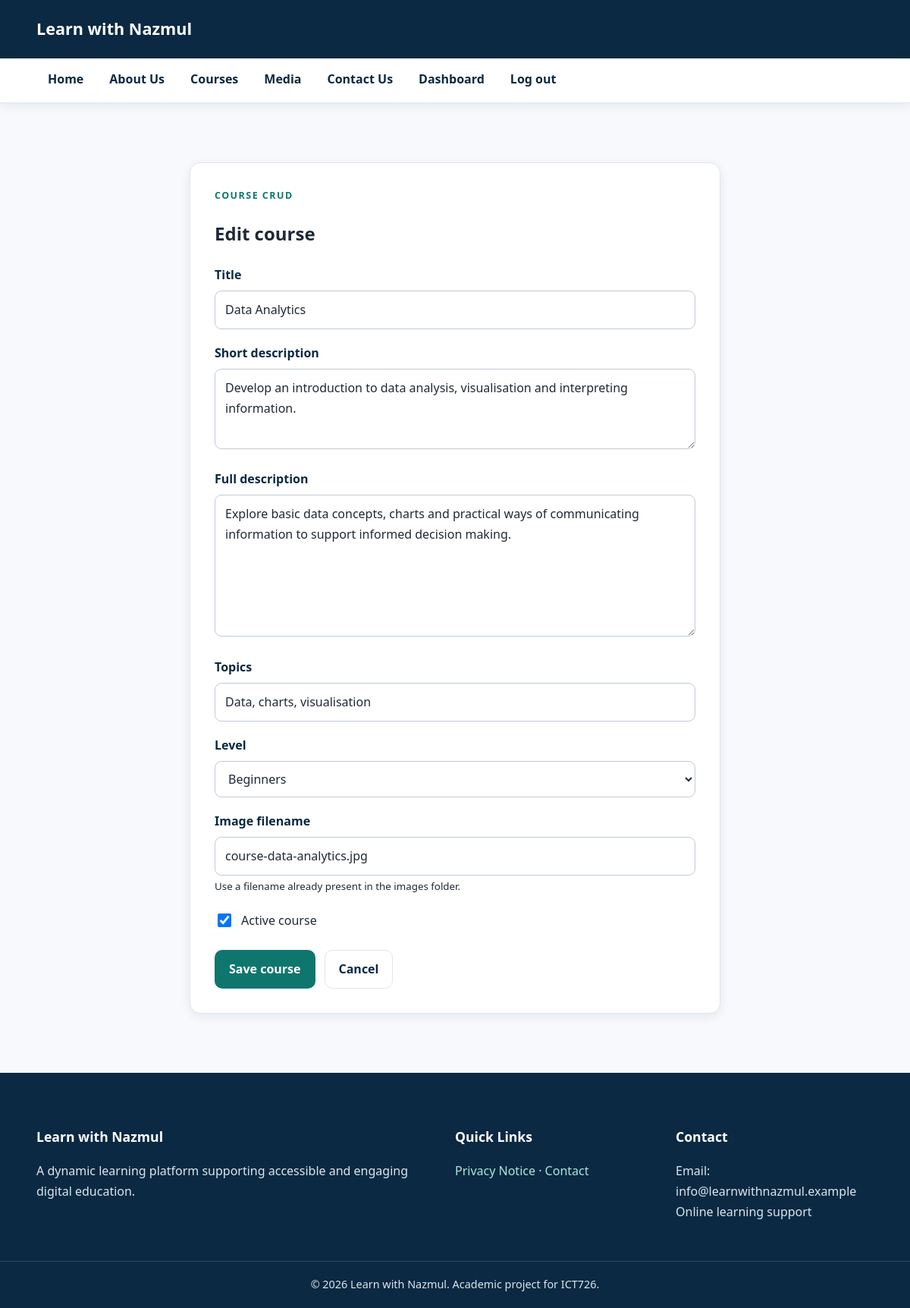
Screenshot of /admin/course_edit.php?id=2 (signed in) with the database file from the repository.
### tables this page shows
CREATE TABLE courses (
  id INT UNSIGNED AUTO_INCREMENT PRIMARY KEY,
  title VARCHAR(120) NOT NULL,
  short_description VARCHAR(500) NOT NULL,
  description TEXT NOT NULL,
  topics VARCHAR(255) NOT NULL,
  level VARCHAR(40) NOT NULL,
  image VARCHAR(255) NOT NULL,
  is_active TINYINT(1) NOT NULL DEFAULT 1,
  created_at TIMESTAMP NOT NULL DEFAULT CURRENT_TIMESTAMP
);

### config.php (called while the page is built, shortened)
<?php
function url(string $path = ''): string {
    return BASE_URL . '/' . ltrim($path, '/');
}
?>

### admin/course_edit.php (the view)
<?php require_once '../includes/bootstrap.php'; require_role('admin');$pdo=db();$id=(int)($_GET['id']??0);$course=['title'=>'','short_description'=>'','description'=>'','topics'=>'','level'=>'Beginners','image'=>'course-web-development.jpg','is_active'=>1];$errors=[];if($id){$s=$pdo->prepare('SELECT * FROM courses WHERE id=?');$s->execute([$id]);$course=$s->fetch()?:$course;}if($_SERVER['REQUEST_METHOD']==='POST'){if(!verify_csrf())$errors[]='Security check failed.';foreach(['title','short_description','description','topics','level','image'] as $k)$course[$k]=trim($_POST[$k]??'');$course['is_active']=isset($_POST['is_active'])?1:0;if(strlen($course['title'])<3)$errors[]='Title is required.';if(strlen($course['short_description'])<10)$errors[]='Short description is required.';if(strlen($course['description'])<20)$errors[]='Description is required.';if(strlen($course['topics'])<2)$errors[]='Topics are required.';if(strlen($course['image'])<3||!preg_match('/^[a-zA-Z0-9._-]+$/',$course['image']))$errors[]='Image filename is invalid.';if(!$errors){if($id){$s=$pdo->prepare('UPDATE courses SET title=?,short_description=?,description=?,topics=?,level=?,image=?,is_active=? WHERE id=?');$s->execute([$course['title'],$course['short_description'],$course['description'],$course['topics'],$course['level'],$course['image'],$course['is_active'],$id]);flash('success','Course updated.');}else{$s=$pdo->prepare('INSERT INTO courses(title,short_description,description,topics,level,image,is_active) VALUES(?,?,?,?,?,?,?)');$s->execute([$course['title'],$course['short_description'],$course['description'],$course['topics'],$course['level'],$course['image'],$course['is_active']]);flash('success','Course created.');}redirect('admin/index.php');}}page_head($id?'Edit Course':'Add Course');site_header(); ?>
<main><section class="narrow"><div class="form-card"><p class="section-label">COURSE CRUD</p><h1><?= $id?'Edit':'Add' ?> course</h1><?php if($errors): ?><div class="alert error" role="alert"><ul><?php foreach($errors as $x): ?><li><?= e($x) ?></li><?php endforeach; ?></ul></div><?php endif; ?><form method="post"><input type="hidden" name="csrf" value="<?= e(csrf_token()) ?>"><div class="form-group"><label for="title">Title</label><input id="title" name="title" required value="<?= e($course['title']) ?>"></div><div class="form-group"><label for="short_description">Short description</label><textarea id="short_description" name="short_description" required rows="3"><?= e($course['short_description']) ?></textarea></div><div class="form-group"><label for="description">Full description</label><textarea id="description" name="description" required rows="6"><?= e($course['description']) ?></textarea></div><div class="form-group"><label for="topics">Topics</label><input id="topics" name="topics" required value="<?= e($course['topics']) ?>"></div><div class="form-group"><label for="level">Level</label><select id="level" name="level"><option <?= $course['level']==='Beginners'?'selected':'' ?>>Beginners</option><option <?= $course['level']==='Intermediate'?'selected':'' ?>>Intermediate</option><option <?= $course['level']==='Students'?'selected':'' ?>>Students</option></select></div><div class="form-group"><label for="image">Image filename</label><input id="image" name="image" required value="<?= e($course['image']) ?>"><small>Use a filename already present in the images folder.</small></div><label class="checkbox"><input type="checkbox" name="is_active" <?= $course['is_active']?'checked':'' ?>> Active course</label><div class="hero-buttons"><button class="button primary-button" type="submit">Save course</button><a class="button secondary-button" href="<?= e(url('admin/index.php')) ?>">Cancel</a></div></form></div></section></main><?php site_footer(); ?>

### css/style.css (style rules this page uses)
* { box-sizing:border-box }
html { scroll-behavior:smooth;font-size:16px }
body { margin:0;font-family:"Segoe UI",Arial,sans-serif;color:#1f2937;background:#f7f9fc;line-height:1.7;-webkit-font-smoothing:antialiased }
a { color:#0f766e;text-decoration:none }
button,input,select,textarea { font:inherit }
button { cursor:pointer }
:root { --primary:#123b5d;--primary-dark:#0b2942;--primary-light:#eaf3f8;--accent:#0f766e;--accent-dark:#0b5d57;--accent-light:#e7f7f5;--gold:#f59e0b;--text:#1f2937;--text-light:#5b6675;--white:#fff;--background:#f7f9fc;--surface:#fff;--border:#dfe6ee;--success:#15803d;--danger:#dc2626;--shadow-sm:0 4px 14px rgba(15,39,64,.08);--shadow-md:0 10px 30px rgba(15,39,64,.12);--radius-sm:8px;--radius-md:14px;--radius-lg:22px;--container:1180px }
main>section { padding:78px 0 }
.eyebrow,.section-label { margin:0;color:var(--accent);font-size:.78rem;font-weight:800;letter-spacing:.12em;text-transform:uppercase }
.hero-buttons { display:flex;gap:12px;flex-wrap:wrap;margin-top:25px }
.button { display:inline-flex;align-items:center;justify-content:center;border:1px solid transparent;border-radius:10px;padding:11px 18px;font-weight:800;text-decoration:none }
.primary-button { background:var(--accent);color:#fff }
.secondary-button { background:#fff;color:var(--primary-dark);border-color:var(--border) }
.feature-card,.course-card,.card,.form-card { background:#fff;border:1px solid var(--border);border-radius:var(--radius-md);box-shadow:var(--shadow-sm) }
.narrow { width:min(92%,760px);margin:auto }
.form-card { padding:32px;max-width:700px;margin:auto }
.form-group { margin:0 0 18px }
.form-group label { display:block;font-weight:800;color:var(--primary-dark);margin-bottom:7px }
.form-group input,.form-group select,.form-group textarea,.search-form input { width:100%;padding:11px 13px;border:1px solid #bfcbd7;border-radius:9px;background:#fff;color:var(--text) }
.form-group small,.form-note,small { color:var(--muted) }
.checkbox { display:flex;gap:10px;align-items:center;margin:15px 0 }
.checkbox input { width:18px;height:18px }

### rows the page displays
courses: title "Data Analytics", short_description "Develop an introduction to data analysis, visualisation and interpreting information.", description "Explore basic data concepts, charts and practical ways of communicating information to support informed decision making.", topics "Data, charts, visualisation", level "Beginners", image "course-data-analytics.jpg", is_active "☑"

### other values shown
$label "Home"
$label "About Us"
$label "Courses"
$label "Media"
$label "Contact Us"
